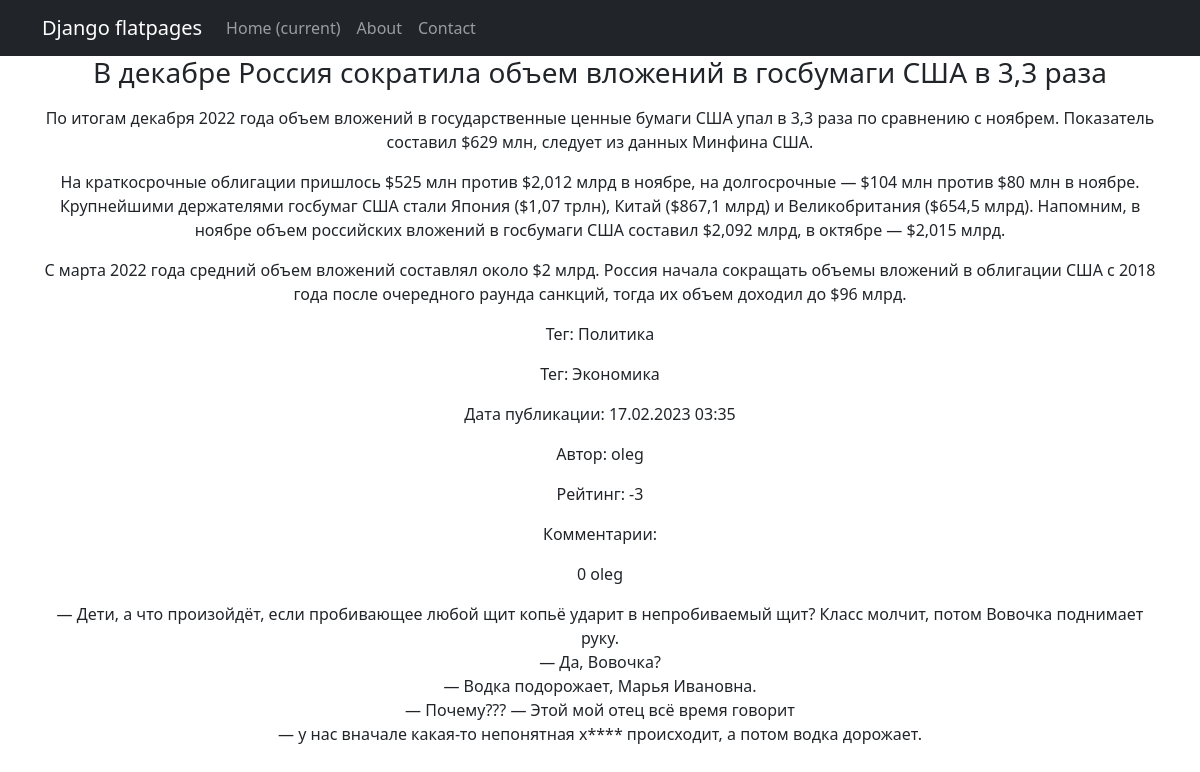
Screenshot of /news/3 with the database file from the repository.
### news/models.py (models this page shows, shortened)
class Post(models.Model):
    POST_TYPES = (
        ('N', 'News'),
        ('A', 'Article'),
    )
    post_type = models.CharField(max_length=1, choices=POST_TYPES)
    headline = models.CharField(max_length=255)
    body_text = models.TextField()
    pub_date = models.DateTimeField(auto_now_add=True)
    author = models.ForeignKey(Author, on_delete=models.CASCADE)
    category = models.ManyToManyField(Category, through='PostCategory')
    rating = models.IntegerField(default=0)

class Category(models.Model):
    name = models.CharField(max_length=50, unique=True)
    def __str__(self):
        return self.name

class Author(models.Model):
    user = models.OneToOneField(User, on_delete=models.CASCADE)
    rating = models.FloatField(default=0.0)
    def __str__(self):
        return self.user.username

class Comment(models.Model):
    text = models.TextField()
    date = models.DateTimeField(auto_now_add=True)
    rating = models.IntegerField(default=0)
    post = models.ForeignKey(Post, on_delete=models.CASCADE, related_name='comments')
    user = models.ForeignKey(User, on_delete=models.CASCADE)

### news/views.py (the view)
# urls.py: path('<pk>', NewsDetail.as_view()),
class NewsDetail(DetailView):
    model = Post
    template_name = 'post.html'
    context_object_name = 'post'

### news/censor.py (called while the page is built)
def censor_list():
    cens_list = []
    for i in _list:
        cens_list.append(i[1])
    return cens_list

### news/templatetags/custom_filters.py (called while the page is built)
@register.filter()
def censor(text):
    for word in text.split():
        if word in censor_list():
            text = text.replace(word, f'{word[0]}{"*"*(len(word)-1)}')
    return text

### templates/post.html (shortened to what this page needs)
{% extends 'flatpages/default.html' %}
{% load custom_filters %}
{% block content %}
    <h3>{{ post.headline|censor|linebreaks }}</h3>
    <p>{{ post.body_text|censor|linebreaks }}<p>
    {% for category in post.category.all %}
        <p>Тег: {{ category }}</p>
    {% endfor %}
    <p>Дата публикации: {{ post.pub_date|date:"d.m.Y" }} {{ post.pub_date|time:"H:i" }}<p>
    <p>Автор: {{ post.author }}</p>
    <p>Рейтинг: {{ post.rating }}</p>
    <p>Комментарии:</p>
    {% for comment in post.comments.all %}
        <p>{{ comment.rating }} {{ comment.user }}</p>
        <p>{{ comment.text|censor|linebreaks }}</p>
    {% endfor %}
{% endblock content %}

### rows the page displays
Post: headline|censor "В декабре Россия сократила объем вложений в госбумаги США в 3,3 раза", body_text|censor "По итогам декабря 2022 года объем вложений в государственные ценные бумаги США упал в 3,3 раза по сравнению с ноябрем. Показатель составил $629 млн, следует из данных Минфина США. На краткосрочные облигации пришлось $525 млн против $2,012 млрд в ноябре, на долгосрочные — $104 млн против $80 млн в ноябре. Крупнейшими держателями госбумаг США стали Япония ($1,07 трлн), Китай ($867,1 млрд) и Великобритания ($654,5 млрд). Напомним, в ноябре объем российских вложений в госбумаги США составил $2,092 млрд, в октябре — $2,015 млрд. С марта 2022 года средний объем вложений составлял около $2 млрд. Россия начала сокращать объемы вложений в облигации США с 2018 года после очередного раунда санкций,…", pub_date "17.02.2023", pub_date "03:35", author "oleg", rating "-3"
Category: name "Политика"
Category: name "Экономика"
Comment: rating "0", user "oleg", text|censor "— Дети, а что произойдёт, если пробивающее любой щит копьё ударит в непробиваемый щит? Класс молчит, потом Вовочка поднимает руку. — Да, Вовочка? — Водка подорожает, Марья Ивановна. — Почему??? — Этой мой отец всё время говорит — у нас вначале какая-то непонятная х**** происходит, а потом водка дорожает."
